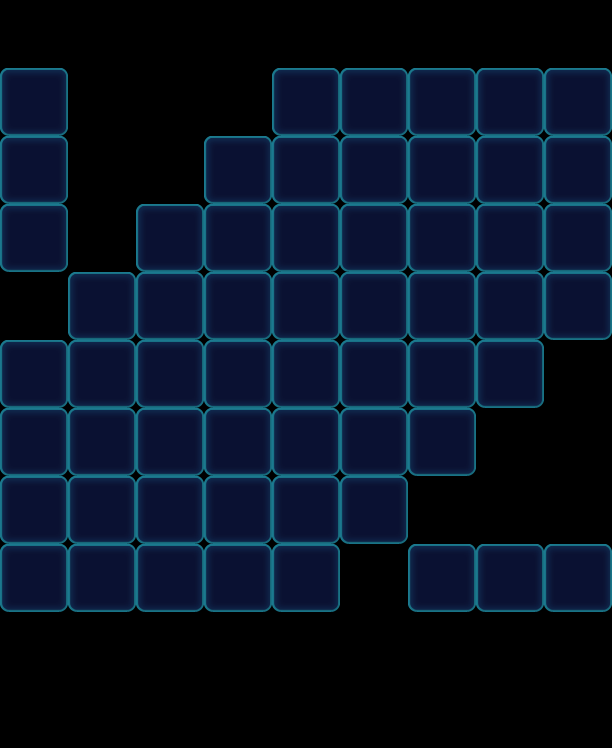

A level layout from a 2D game, rendered from its tile map. Below: a short description, then the map file with tile-grid data replaced by summaries:
An orthogonal 9x11 tile map with 68x68 px tiles, 1 tile layer (Valid), 2 tilesets and 18 objects (9x Factory_Normal, 4x Flower, 3x Lock, 2x Stone).

<map version="1.0" orientation="orthogonal" width="9" height="11" tilewidth="68" tileheight="68">
 <properties>
  <property name="Connect" value="03,05,1|68,14,1|78,23,1|88,32,1" />
 </properties>
 <tileset firstgid="1" name="game_grid1" tilewidth="68" tileheight="68">
  <image source="game_grid1.png" width="68" height="68" />
 </tileset>
 <tileset firstgid="2" name="map" tilewidth="68" tileheight="68">
  <image source="map.png" width="1024" height="1024" />
 </tileset>
 <layer name="Valid" width="9" height="11">
  <data>[99 cells, 58 non-empty, 1 distinct tile ids]</data>
 </layer>
 <objectgroup name="BottomObj" width="9" height="11" />
 <objectgroup name="MiddleObj" width="9" height="11">
  <object type="Flower" gid="4" x="408" y="612">
   <properties>
    <property name="FlowerLevel" value="0" />
   </properties>
  </object>
  <object type="Flower" gid="4" x="476" y="612">
   <properties>
    <property name="FlowerLevel" value="1" />
   </properties>
  </object>
  <object type="Flower" gid="4" x="544" y="612">
   <properties>
    <property name="FlowerLevel" value="0" />
   </properties>
  </object>
  <object type="Flower" gid="4" x="0" y="136">
   <properties>
    <property name="FlowerLevel" value="0" />
   </properties>
  </object>
 </objectgroup>
 <objectgroup color="#000000" name="TopObj" width="9" height="11">
  <object name="10" type="Factory_Normal" x="0" y="0" width="68" height="68">
   <properties>
    <property name="FactoryColorsConfig" value="Blue,Green,Yellow,Pink" />
   </properties>
  </object>
  <object type="Stone" gid="34" x="0" y="272">
   <properties>
    <property name="Layers" value="1" />
   </properties>
  </object>
  <object type="Stone" gid="34" x="0" y="204">
   <properties>
    <property name="Layers" value="1" />
   </properties>
  </object>
  <object name="10" type="Factory_Normal" x="272" y="0" width="68" height="68">
   <properties>
    <property name="FactoryColorsConfig" value="Blue,Green,Yellow,Pink" />
    <property name="FlowerSwitch" value="1" />
   </properties>
  </object>
  <object name="10" type="Factory_Normal" x="544" y="476" width="68" height="68">
   <properties>
    <property name="FactoryColorsConfig" value="Blue,Green,Yellow,Pink" />
   </properties>
  </object>
  <object name="10" type="Factory_Normal" x="476" y="476" width="68" height="68">
   <properties>
    <property name="FactoryColorsConfig" value="Blue,Green,Yellow,Pink" />
   </properties>
  </object>
  <object name="10" type="Factory_Normal" x="408" y="476" width="68" height="68">
   <properties>
    <property name="FactoryColorsConfig" value="Blue,Green,Yellow,Pink" />
   </properties>
  </object>
  <object name="10" type="Factory_Normal" x="340" y="0" width="68" height="68">
   <properties>
    <property name="FactoryColorsConfig" value="Blue,Green,Yellow,Pink" />
    <property name="FlowerSwitch" value="1" />
   </properties>
  </object>
  <object name="10" type="Factory_Normal" x="408" y="0" width="68" height="68">
   <properties>
    <property name="FactoryColorsConfig" value="Blue,Green,Yellow,Pink" />
    <property name="FlowerSwitch" value="1" />
   </properties>
  </object>
  <object name="10" type="Factory_Normal" x="476" y="0" width="68" height="68">
   <properties>
    <property name="FactoryColorsConfig" value="Blue,Green,Yellow,Pink" />
    <property name="FlowerSwitch" value="1" />
   </properties>
  </object>
  <object name="10" type="Factory_Normal" x="544" y="0" width="68" height="68">
   <properties>
    <property name="FactoryColorsConfig" value="Blue,Green,Yellow,Pink" />
    <property name="FlowerSwitch" value="1" />
   </properties>
  </object>
  <object type="Lock" gid="49" x="476" y="612" />
  <object type="Lock" gid="49" x="408" y="612" />
  <object type="Lock" gid="49" x="544" y="612" />
 </objectgroup>
 <objectgroup color="#00ff00" name="CeilObj" width="9" height="11" />
</map>
